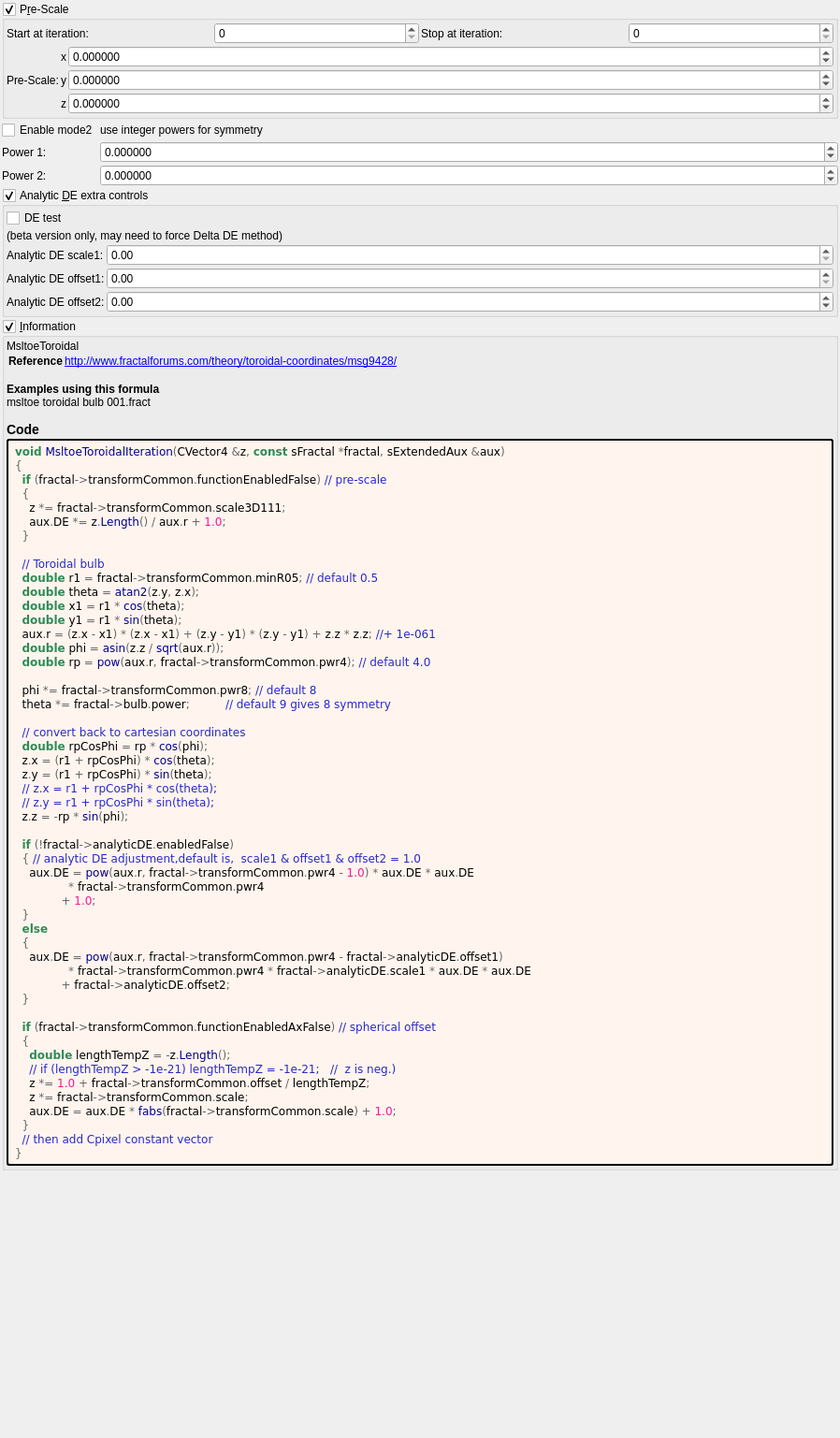
<?xml version="1.0" encoding="UTF-8"?>
<ui version="4.0">
 <class>Form</class>
 <widget class="QWidget" name="Form">
  <property name="geometry">
   <rect>
    <x>0</x>
    <y>0</y>
    <width>898</width>
    <height>1537</height>
   </rect>
  </property>
  <property name="windowTitle">
   <string notr="true">msltoe_toroidal</string>
  </property>
  <layout class="QVBoxLayout" name="verticalLayout">
   <property name="spacing">
    <number>2</number>
   </property>
   <property name="leftMargin">
    <number>2</number>
   </property>
   <property name="topMargin">
    <number>2</number>
   </property>
   <property name="rightMargin">
    <number>2</number>
   </property>
   <property name="bottomMargin">
    <number>2</number>
   </property>
   <item>
    <widget class="MyGroupBox" name="groupCheck_transf_function_enabledz_false">
     <property name="toolTip">
      <string/>
     </property>
     <property name="title">
      <string>P&amp;re-Scale</string>
     </property>
     <property name="checkable">
      <bool>true</bool>
     </property>
     <layout class="QVBoxLayout" name="verticalLayout_49">
      <property name="spacing">
       <number>2</number>
      </property>
      <property name="leftMargin">
       <number>2</number>
      </property>
      <property name="topMargin">
       <number>2</number>
      </property>
      <property name="rightMargin">
       <number>2</number>
      </property>
      <property name="bottomMargin">
       <number>2</number>
      </property>
      <item>
       <layout class="QGridLayout" name="gridLayout_78">
        <property name="spacing">
         <number>2</number>
        </property>
        <item row="3" column="0">
         <widget class="QLabel" name="label_70">
          <property name="text">
           <string>Start at iteration:</string>
          </property>
         </widget>
        </item>
        <item row="3" column="1">
         <widget class="MySpinBox" name="spinboxInt_transf_start_iterations_D">
          <property name="sizePolicy">
           <sizepolicy hsizetype="Minimum" vsizetype="Maximum">
            <horstretch>0</horstretch>
            <verstretch>0</verstretch>
           </sizepolicy>
          </property>
          <property name="minimum">
           <number>0</number>
          </property>
          <property name="maximum">
           <number>999</number>
          </property>
          <property name="value">
           <number>0</number>
          </property>
         </widget>
        </item>
        <item row="3" column="3">
         <widget class="MySpinBox" name="spinboxInt_transf_stop_iterations_D1">
          <property name="sizePolicy">
           <sizepolicy hsizetype="Preferred" vsizetype="Maximum">
            <horstretch>0</horstretch>
            <verstretch>0</verstretch>
           </sizepolicy>
          </property>
          <property name="maximum">
           <number>999</number>
          </property>
         </widget>
        </item>
        <item row="3" column="2">
         <widget class="QLabel" name="label_50">
          <property name="text">
           <string>Stop at iteration:</string>
          </property>
         </widget>
        </item>
       </layout>
      </item>
      <item>
       <layout class="QGridLayout" name="gridLayout_23" columnstretch="0,0,1">
        <property name="spacing">
         <number>2</number>
        </property>
        <item row="2" column="2">
         <widget class="MyDoubleSpinBox" name="spinbox3_transf_scale3D_111_z">
          <property name="sizePolicy">
           <sizepolicy hsizetype="Minimum" vsizetype="Maximum">
            <horstretch>0</horstretch>
            <verstretch>0</verstretch>
           </sizepolicy>
          </property>
          <property name="decimals">
           <number>6</number>
          </property>
          <property name="minimum">
           <double>-99.989999999999995</double>
          </property>
          <property name="maximum">
           <double>99.989999999999995</double>
          </property>
          <property name="singleStep">
           <double>0.100000000000000</double>
          </property>
         </widget>
        </item>
        <item row="0" column="1">
         <widget class="QLabel" name="label_120">
          <property name="text">
           <string notr="true">x</string>
          </property>
         </widget>
        </item>
        <item row="2" column="1">
         <widget class="QLabel" name="label_123">
          <property name="text">
           <string notr="true">z</string>
          </property>
         </widget>
        </item>
        <item row="1" column="0">
         <widget class="QLabel" name="label_124">
          <property name="text">
           <string>Pre-Scale:</string>
          </property>
         </widget>
        </item>
        <item row="0" column="2">
         <widget class="MyDoubleSpinBox" name="spinbox3_transf_scale3D_111_x">
          <property name="sizePolicy">
           <sizepolicy hsizetype="Minimum" vsizetype="Maximum">
            <horstretch>0</horstretch>
            <verstretch>0</verstretch>
           </sizepolicy>
          </property>
          <property name="prefix">
           <string/>
          </property>
          <property name="decimals">
           <number>6</number>
          </property>
          <property name="minimum">
           <double>-99.989999999999995</double>
          </property>
          <property name="singleStep">
           <double>0.100000000000000</double>
          </property>
         </widget>
        </item>
        <item row="1" column="2">
         <widget class="MyDoubleSpinBox" name="spinbox3_transf_scale3D_111_y">
          <property name="sizePolicy">
           <sizepolicy hsizetype="Minimum" vsizetype="Maximum">
            <horstretch>0</horstretch>
            <verstretch>0</verstretch>
           </sizepolicy>
          </property>
          <property name="decimals">
           <number>6</number>
          </property>
          <property name="minimum">
           <double>-99.989999999999995</double>
          </property>
          <property name="maximum">
           <double>99.989999999999995</double>
          </property>
          <property name="singleStep">
           <double>0.100000000000000</double>
          </property>
         </widget>
        </item>
        <item row="1" column="1">
         <widget class="QLabel" name="label_121">
          <property name="text">
           <string notr="true">y</string>
          </property>
         </widget>
        </item>
       </layout>
      </item>
     </layout>
    </widget>
   </item>
   <item>
    <layout class="QGridLayout" name="gridLayout_63" columnstretch="0,0,1">
     <property name="spacing">
      <number>2</number>
     </property>
     <item row="2" column="2">
      <widget class="MyDoubleSpinBox" name="spinbox_transf_pwr_8a">
       <property name="sizePolicy">
        <sizepolicy hsizetype="Minimum" vsizetype="Maximum">
         <horstretch>0</horstretch>
         <verstretch>0</verstretch>
        </sizepolicy>
       </property>
       <property name="prefix">
        <string/>
       </property>
       <property name="suffix">
        <string/>
       </property>
       <property name="decimals">
        <number>6</number>
       </property>
       <property name="minimum">
        <double>-99.989999999999995</double>
       </property>
       <property name="maximum">
        <double>99.989999999999995</double>
       </property>
       <property name="singleStep">
        <double>0.100000000000000</double>
       </property>
      </widget>
     </item>
     <item row="1" column="2">
      <widget class="MyDoubleSpinBox" name="spinbox_transf_pwr_8">
       <property name="sizePolicy">
        <sizepolicy hsizetype="Minimum" vsizetype="Maximum">
         <horstretch>0</horstretch>
         <verstretch>0</verstretch>
        </sizepolicy>
       </property>
       <property name="prefix">
        <string/>
       </property>
       <property name="suffix">
        <string/>
       </property>
       <property name="decimals">
        <number>6</number>
       </property>
       <property name="minimum">
        <double>-99.989999999999995</double>
       </property>
       <property name="maximum">
        <double>99.989999999999995</double>
       </property>
       <property name="singleStep">
        <double>0.100000000000000</double>
       </property>
      </widget>
     </item>
     <item row="1" column="1">
      <widget class="QLabel" name="label_129">
       <property name="text">
        <string>Power 1:</string>
       </property>
      </widget>
     </item>
     <item row="0" column="1">
      <widget class="MyCheckBox" name="checkBox_transf_function_enabled_false">
       <property name="text">
        <string>Enable mode2</string>
       </property>
      </widget>
     </item>
     <item row="2" column="1">
      <widget class="QLabel" name="label_130">
       <property name="text">
        <string>Power 2:</string>
       </property>
      </widget>
     </item>
     <item row="0" column="2">
      <widget class="QLabel" name="label_131">
       <property name="text">
        <string>use integer powers for symmetry</string>
       </property>
      </widget>
     </item>
    </layout>
   </item>
   <item>
    <widget class="MyGroupBox" name="groupCheck_analyticDE_enabled_false">
     <property name="toolTip">
      <string/>
     </property>
     <property name="title">
      <string>Analytic &amp;DE extra controls</string>
     </property>
     <property name="checkable">
      <bool>true</bool>
     </property>
     <layout class="QVBoxLayout" name="verticalLayout_52">
      <property name="spacing">
       <number>2</number>
      </property>
      <property name="leftMargin">
       <number>2</number>
      </property>
      <property name="topMargin">
       <number>2</number>
      </property>
      <property name="rightMargin">
       <number>2</number>
      </property>
      <property name="bottomMargin">
       <number>2</number>
      </property>
      <item>
       <widget class="MyCheckBox" name="checkBox_transf_function_enabledAy_false">
        <property name="text">
         <string>DE test</string>
        </property>
       </widget>
      </item>
      <item>
       <widget class="QLabel" name="label">
        <property name="text">
         <string>(beta version only, may need to force Delta DE method)</string>
        </property>
        <property name="wordWrap">
         <bool>true</bool>
        </property>
       </widget>
      </item>
      <item>
       <layout class="QGridLayout" name="gridLayout_26" columnstretch="0,0,1">
        <property name="spacing">
         <number>2</number>
        </property>
        <item row="2" column="1">
         <widget class="QLabel" name="label_178">
          <property name="text">
           <string>Analytic DE offset2:</string>
          </property>
          <property name="wordWrap">
           <bool>true</bool>
          </property>
         </widget>
        </item>
        <item row="1" column="1">
         <widget class="QLabel" name="label_177">
          <property name="text">
           <string>Analytic DE offset1:</string>
          </property>
          <property name="wordWrap">
           <bool>true</bool>
          </property>
         </widget>
        </item>
        <item row="0" column="1">
         <widget class="QLabel" name="label_176">
          <property name="text">
           <string>Analytic DE scale1:</string>
          </property>
          <property name="wordWrap">
           <bool>true</bool>
          </property>
         </widget>
        </item>
        <item row="0" column="2">
         <widget class="MyDoubleSpinBox" name="spinbox_analyticDE_scale_1">
          <property name="sizePolicy">
           <sizepolicy hsizetype="Minimum" vsizetype="Maximum">
            <horstretch>0</horstretch>
            <verstretch>0</verstretch>
           </sizepolicy>
          </property>
          <property name="prefix">
           <string/>
          </property>
          <property name="suffix">
           <string/>
          </property>
          <property name="decimals">
           <number>2</number>
          </property>
          <property name="minimum">
           <double>0.000000000000000</double>
          </property>
          <property name="maximum">
           <double>99.000000000000000</double>
          </property>
          <property name="singleStep">
           <double>0.100000000000000</double>
          </property>
         </widget>
        </item>
        <item row="1" column="2">
         <widget class="MyDoubleSpinBox" name="spinbox_analyticDE_offset_1">
          <property name="sizePolicy">
           <sizepolicy hsizetype="Minimum" vsizetype="Maximum">
            <horstretch>0</horstretch>
            <verstretch>0</verstretch>
           </sizepolicy>
          </property>
          <property name="prefix">
           <string/>
          </property>
          <property name="suffix">
           <string/>
          </property>
          <property name="decimals">
           <number>2</number>
          </property>
          <property name="minimum">
           <double>0.000000000000000</double>
          </property>
          <property name="maximum">
           <double>99.000000000000000</double>
          </property>
          <property name="singleStep">
           <double>0.100000000000000</double>
          </property>
         </widget>
        </item>
        <item row="2" column="2">
         <widget class="MyDoubleSpinBox" name="spinbox_analyticDE_offset_2">
          <property name="sizePolicy">
           <sizepolicy hsizetype="Minimum" vsizetype="Maximum">
            <horstretch>0</horstretch>
            <verstretch>0</verstretch>
           </sizepolicy>
          </property>
          <property name="prefix">
           <string/>
          </property>
          <property name="suffix">
           <string/>
          </property>
          <property name="decimals">
           <number>2</number>
          </property>
          <property name="minimum">
           <double>-99.000000000000000</double>
          </property>
          <property name="maximum">
           <double>99.000000000000000</double>
          </property>
          <property name="singleStep">
           <double>0.100000000000000</double>
          </property>
         </widget>
        </item>
       </layout>
      </item>
     </layout>
    </widget>
   </item>
   <item>
    <widget class="MyGroupBox" name="groupCheck_info">
     <property name="title">
      <string>&amp;Information</string>
     </property>
     <property name="flat">
      <bool>false</bool>
     </property>
     <property name="checkable">
      <bool>true</bool>
     </property>
     <layout class="QVBoxLayout" name="verticalLayout_2">
      <property name="spacing">
       <number>2</number>
      </property>
      <property name="leftMargin">
       <number>2</number>
      </property>
      <property name="topMargin">
       <number>2</number>
      </property>
      <property name="rightMargin">
       <number>2</number>
      </property>
      <property name="bottomMargin">
       <number>2</number>
      </property>
      <item>
       <widget class="QLabel" name="label_information_general">
        <property name="text">
         <string notr="true">&lt;p&gt;MsltoeToroidal&lt;/p&gt;&lt;table&gt;
&lt;tr&gt;&lt;th&gt;Reference&lt;/th&gt;&lt;td&gt;&lt;a href=&quot;http://www.fractalforums.com/theory/toroidal-coordinates/msg9428/&quot;&gt;http://www.fractalforums.com/theory/toroidal-coordinates/msg9428/&lt;br&gt;
&lt;/td&gt;&lt;/tr&gt;
&lt;/table&gt;
&lt;br&gt;&lt;b&gt;Examples using this formula&lt;/b&gt;&lt;br&gt;msltoe toroidal bulb 001.fract&lt;h3&gt;Code&lt;/h3&gt;</string>
        </property>
        <property name="wordWrap">
         <bool>true</bool>
        </property>
        <property name="openExternalLinks">
         <bool>true</bool>
        </property>
        <property name="textInteractionFlags">
         <set>Qt::LinksAccessibleByMouse|Qt::TextSelectableByMouse</set>
        </property>
       </widget>
      </item>
      <item>
       <widget class="QLabel" name="label_code_content">
        <property name="styleSheet">
         <string notr="true">border-style: outset; border-width: 2px; border-radius: 3px; border-color: black; background-color: #fff5ee; padding: 4px;</string>
        </property>
        <property name="text">
         <string notr="true">&lt;body style=&quot;background-color:#fff5ee&quot;&gt;
&lt;pre style=&quot;color:#000000; background-color:#fff5ee;  font-family:'Courier New',monospace;&quot;&gt;&lt;span style=&quot;color:#2e8b57; font-weight:bold&quot;&gt;void&lt;/span&gt; &lt;span style=&quot;color:#00008f&quot;&gt;MsltoeToroidalIteration&lt;/span&gt;&lt;span style=&quot;color:#676767&quot;&gt;(&lt;/span&gt;CVector4 &lt;span style=&quot;color:#676767&quot;&gt;&amp;amp;&lt;/span&gt;z&lt;span style=&quot;color:#676767&quot;&gt;,&lt;/span&gt; &lt;span style=&quot;color:#2e8b57; font-weight:bold&quot;&gt;const&lt;/span&gt; sFractal &lt;span style=&quot;color:#676767&quot;&gt;*&lt;/span&gt;fractal&lt;span style=&quot;color:#676767&quot;&gt;,&lt;/span&gt; sExtendedAux &lt;span style=&quot;color:#676767&quot;&gt;&amp;amp;&lt;/span&gt;aux&lt;span style=&quot;color:#676767&quot;&gt;)&lt;/span&gt;
&lt;span style=&quot;color:#676767&quot;&gt;{&lt;/span&gt;
  &lt;span style=&quot;color:#2e8b57; font-weight:bold&quot;&gt;if&lt;/span&gt; &lt;span style=&quot;color:#676767&quot;&gt;(&lt;/span&gt;fractal&lt;span style=&quot;color:#676767&quot;&gt;-&amp;gt;&lt;/span&gt;transformCommon&lt;span style=&quot;color:#676767&quot;&gt;.&lt;/span&gt;functionEnabledFalse&lt;span style=&quot;color:#676767&quot;&gt;)&lt;/span&gt; &lt;span style=&quot;color:#2929cc&quot;&gt;// pre-scale&lt;/span&gt;
  &lt;span style=&quot;color:#676767&quot;&gt;{&lt;/span&gt;
    z &lt;span style=&quot;color:#676767&quot;&gt;*=&lt;/span&gt; fractal&lt;span style=&quot;color:#676767&quot;&gt;-&amp;gt;&lt;/span&gt;transformCommon&lt;span style=&quot;color:#676767&quot;&gt;.&lt;/span&gt;scale3D111&lt;span style=&quot;color:#676767&quot;&gt;;&lt;/span&gt;
    aux&lt;span style=&quot;color:#676767&quot;&gt;.&lt;/span&gt;DE &lt;span style=&quot;color:#676767&quot;&gt;*=&lt;/span&gt; z&lt;span style=&quot;color:#676767&quot;&gt;.&lt;/span&gt;&lt;span style=&quot;color:#00008f&quot;&gt;Length&lt;/span&gt;&lt;span style=&quot;color:#676767&quot;&gt;() /&lt;/span&gt; aux&lt;span style=&quot;color:#676767&quot;&gt;.&lt;/span&gt;r &lt;span style=&quot;color:#676767&quot;&gt;+&lt;/span&gt; &lt;span style=&quot;color:#ff1493&quot;&gt;1.0&lt;/span&gt;&lt;span style=&quot;color:#676767&quot;&gt;;&lt;/span&gt;
  &lt;span style=&quot;color:#676767&quot;&gt;}&lt;/span&gt;

  &lt;span style=&quot;color:#2929cc&quot;&gt;// Toroidal bulb&lt;/span&gt;
  &lt;span style=&quot;color:#2e8b57; font-weight:bold&quot;&gt;double&lt;/span&gt; r1 &lt;span style=&quot;color:#676767&quot;&gt;=&lt;/span&gt; fractal&lt;span style=&quot;color:#676767&quot;&gt;-&amp;gt;&lt;/span&gt;transformCommon&lt;span style=&quot;color:#676767&quot;&gt;.&lt;/span&gt;minR05&lt;span style=&quot;color:#676767&quot;&gt;;&lt;/span&gt; &lt;span style=&quot;color:#2929cc&quot;&gt;// default 0.5&lt;/span&gt;
  &lt;span style=&quot;color:#2e8b57; font-weight:bold&quot;&gt;double&lt;/span&gt; theta &lt;span style=&quot;color:#676767&quot;&gt;=&lt;/span&gt; &lt;span style=&quot;color:#00008f&quot;&gt;atan2&lt;/span&gt;&lt;span style=&quot;color:#676767&quot;&gt;(&lt;/span&gt;z&lt;span style=&quot;color:#676767&quot;&gt;.&lt;/span&gt;y&lt;span style=&quot;color:#676767&quot;&gt;,&lt;/span&gt; z&lt;span style=&quot;color:#676767&quot;&gt;.&lt;/span&gt;x&lt;span style=&quot;color:#676767&quot;&gt;);&lt;/span&gt;
  &lt;span style=&quot;color:#2e8b57; font-weight:bold&quot;&gt;double&lt;/span&gt; x1 &lt;span style=&quot;color:#676767&quot;&gt;=&lt;/span&gt; r1 &lt;span style=&quot;color:#676767&quot;&gt;*&lt;/span&gt; &lt;span style=&quot;color:#00008f&quot;&gt;cos&lt;/span&gt;&lt;span style=&quot;color:#676767&quot;&gt;(&lt;/span&gt;theta&lt;span style=&quot;color:#676767&quot;&gt;);&lt;/span&gt;
  &lt;span style=&quot;color:#2e8b57; font-weight:bold&quot;&gt;double&lt;/span&gt; y1 &lt;span style=&quot;color:#676767&quot;&gt;=&lt;/span&gt; r1 &lt;span style=&quot;color:#676767&quot;&gt;*&lt;/span&gt; &lt;span style=&quot;color:#00008f&quot;&gt;sin&lt;/span&gt;&lt;span style=&quot;color:#676767&quot;&gt;(&lt;/span&gt;theta&lt;span style=&quot;color:#676767&quot;&gt;);&lt;/span&gt;
  aux&lt;span style=&quot;color:#676767&quot;&gt;.&lt;/span&gt;r &lt;span style=&quot;color:#676767&quot;&gt;= (&lt;/span&gt;z&lt;span style=&quot;color:#676767&quot;&gt;.&lt;/span&gt;x &lt;span style=&quot;color:#676767&quot;&gt;-&lt;/span&gt; x1&lt;span style=&quot;color:#676767&quot;&gt;) * (&lt;/span&gt;z&lt;span style=&quot;color:#676767&quot;&gt;.&lt;/span&gt;x &lt;span style=&quot;color:#676767&quot;&gt;-&lt;/span&gt; x1&lt;span style=&quot;color:#676767&quot;&gt;) + (&lt;/span&gt;z&lt;span style=&quot;color:#676767&quot;&gt;.&lt;/span&gt;y &lt;span style=&quot;color:#676767&quot;&gt;-&lt;/span&gt; y1&lt;span style=&quot;color:#676767&quot;&gt;) * (&lt;/span&gt;z&lt;span style=&quot;color:#676767&quot;&gt;.&lt;/span&gt;y &lt;span style=&quot;color:#676767&quot;&gt;-&lt;/span&gt; y1&lt;span style=&quot;color:#676767&quot;&gt;) +&lt;/span&gt; z&lt;span style=&quot;color:#676767&quot;&gt;.&lt;/span&gt;z &lt;span style=&quot;color:#676767&quot;&gt;*&lt;/span&gt; z&lt;span style=&quot;color:#676767&quot;&gt;.&lt;/span&gt;z&lt;span style=&quot;color:#676767&quot;&gt;;&lt;/span&gt; &lt;span style=&quot;color:#2929cc&quot;&gt;//+ 1e-061&lt;/span&gt;
  &lt;span style=&quot;color:#2e8b57; font-weight:bold&quot;&gt;double&lt;/span&gt; phi &lt;span style=&quot;color:#676767&quot;&gt;=&lt;/span&gt; &lt;span style=&quot;color:#00008f&quot;&gt;asin&lt;/span&gt;&lt;span style=&quot;color:#676767&quot;&gt;(&lt;/span&gt;z&lt;span style=&quot;color:#676767&quot;&gt;.&lt;/span&gt;z &lt;span style=&quot;color:#676767&quot;&gt;/&lt;/span&gt; &lt;span style=&quot;color:#00008f&quot;&gt;sqrt&lt;/span&gt;&lt;span style=&quot;color:#676767&quot;&gt;(&lt;/span&gt;aux&lt;span style=&quot;color:#676767&quot;&gt;.&lt;/span&gt;r&lt;span style=&quot;color:#676767&quot;&gt;));&lt;/span&gt;
  &lt;span style=&quot;color:#2e8b57; font-weight:bold&quot;&gt;double&lt;/span&gt; rp &lt;span style=&quot;color:#676767&quot;&gt;=&lt;/span&gt; &lt;span style=&quot;color:#00008f&quot;&gt;pow&lt;/span&gt;&lt;span style=&quot;color:#676767&quot;&gt;(&lt;/span&gt;aux&lt;span style=&quot;color:#676767&quot;&gt;.&lt;/span&gt;r&lt;span style=&quot;color:#676767&quot;&gt;,&lt;/span&gt; fractal&lt;span style=&quot;color:#676767&quot;&gt;-&amp;gt;&lt;/span&gt;transformCommon&lt;span style=&quot;color:#676767&quot;&gt;.&lt;/span&gt;pwr4&lt;span style=&quot;color:#676767&quot;&gt;);&lt;/span&gt; &lt;span style=&quot;color:#2929cc&quot;&gt;// default 4.0&lt;/span&gt;

  phi &lt;span style=&quot;color:#676767&quot;&gt;*=&lt;/span&gt; fractal&lt;span style=&quot;color:#676767&quot;&gt;-&amp;gt;&lt;/span&gt;transformCommon&lt;span style=&quot;color:#676767&quot;&gt;.&lt;/span&gt;pwr8&lt;span style=&quot;color:#676767&quot;&gt;;&lt;/span&gt; &lt;span style=&quot;color:#2929cc&quot;&gt;// default 8&lt;/span&gt;
  theta &lt;span style=&quot;color:#676767&quot;&gt;*=&lt;/span&gt; fractal&lt;span style=&quot;color:#676767&quot;&gt;-&amp;gt;&lt;/span&gt;bulb&lt;span style=&quot;color:#676767&quot;&gt;.&lt;/span&gt;power&lt;span style=&quot;color:#676767&quot;&gt;;&lt;/span&gt;          &lt;span style=&quot;color:#2929cc&quot;&gt;// default 9 gives 8 symmetry&lt;/span&gt;

  &lt;span style=&quot;color:#2929cc&quot;&gt;// convert back to cartesian coordinates&lt;/span&gt;
  &lt;span style=&quot;color:#2e8b57; font-weight:bold&quot;&gt;double&lt;/span&gt; rpCosPhi &lt;span style=&quot;color:#676767&quot;&gt;=&lt;/span&gt; rp &lt;span style=&quot;color:#676767&quot;&gt;*&lt;/span&gt; &lt;span style=&quot;color:#00008f&quot;&gt;cos&lt;/span&gt;&lt;span style=&quot;color:#676767&quot;&gt;(&lt;/span&gt;phi&lt;span style=&quot;color:#676767&quot;&gt;);&lt;/span&gt;
  z&lt;span style=&quot;color:#676767&quot;&gt;.&lt;/span&gt;x &lt;span style=&quot;color:#676767&quot;&gt;= (&lt;/span&gt;r1 &lt;span style=&quot;color:#676767&quot;&gt;+&lt;/span&gt; rpCosPhi&lt;span style=&quot;color:#676767&quot;&gt;) *&lt;/span&gt; &lt;span style=&quot;color:#00008f&quot;&gt;cos&lt;/span&gt;&lt;span style=&quot;color:#676767&quot;&gt;(&lt;/span&gt;theta&lt;span style=&quot;color:#676767&quot;&gt;);&lt;/span&gt;
  z&lt;span style=&quot;color:#676767&quot;&gt;.&lt;/span&gt;y &lt;span style=&quot;color:#676767&quot;&gt;= (&lt;/span&gt;r1 &lt;span style=&quot;color:#676767&quot;&gt;+&lt;/span&gt; rpCosPhi&lt;span style=&quot;color:#676767&quot;&gt;) *&lt;/span&gt; &lt;span style=&quot;color:#00008f&quot;&gt;sin&lt;/span&gt;&lt;span style=&quot;color:#676767&quot;&gt;(&lt;/span&gt;theta&lt;span style=&quot;color:#676767&quot;&gt;);&lt;/span&gt;
  &lt;span style=&quot;color:#2929cc&quot;&gt;// z.x = r1 + rpCosPhi * cos(theta);&lt;/span&gt;
  &lt;span style=&quot;color:#2929cc&quot;&gt;// z.y = r1 + rpCosPhi * sin(theta);&lt;/span&gt;
  z&lt;span style=&quot;color:#676767&quot;&gt;.&lt;/span&gt;z &lt;span style=&quot;color:#676767&quot;&gt;= -&lt;/span&gt;rp &lt;span style=&quot;color:#676767&quot;&gt;*&lt;/span&gt; &lt;span style=&quot;color:#00008f&quot;&gt;sin&lt;/span&gt;&lt;span style=&quot;color:#676767&quot;&gt;(&lt;/span&gt;phi&lt;span style=&quot;color:#676767&quot;&gt;);&lt;/span&gt;

  &lt;span style=&quot;color:#2e8b57; font-weight:bold&quot;&gt;if&lt;/span&gt; &lt;span style=&quot;color:#676767&quot;&gt;(!&lt;/span&gt;fractal&lt;span style=&quot;color:#676767&quot;&gt;-&amp;gt;&lt;/span&gt;analyticDE&lt;span style=&quot;color:#676767&quot;&gt;.&lt;/span&gt;enabledFalse&lt;span style=&quot;color:#676767&quot;&gt;)&lt;/span&gt;
  &lt;span style=&quot;color:#676767&quot;&gt;{&lt;/span&gt; &lt;span style=&quot;color:#2929cc&quot;&gt;// analytic DE adjustment,default is,  scale1 &amp;amp; offset1 &amp;amp; offset2 = 1.0&lt;/span&gt;
    aux&lt;span style=&quot;color:#676767&quot;&gt;.&lt;/span&gt;DE &lt;span style=&quot;color:#676767&quot;&gt;=&lt;/span&gt; &lt;span style=&quot;color:#00008f&quot;&gt;pow&lt;/span&gt;&lt;span style=&quot;color:#676767&quot;&gt;(&lt;/span&gt;aux&lt;span style=&quot;color:#676767&quot;&gt;.&lt;/span&gt;r&lt;span style=&quot;color:#676767&quot;&gt;,&lt;/span&gt; fractal&lt;span style=&quot;color:#676767&quot;&gt;-&amp;gt;&lt;/span&gt;transformCommon&lt;span style=&quot;color:#676767&quot;&gt;.&lt;/span&gt;pwr4 &lt;span style=&quot;color:#676767&quot;&gt;-&lt;/span&gt; &lt;span style=&quot;color:#ff1493&quot;&gt;1.0&lt;/span&gt;&lt;span style=&quot;color:#676767&quot;&gt;) *&lt;/span&gt; aux&lt;span style=&quot;color:#676767&quot;&gt;.&lt;/span&gt;DE &lt;span style=&quot;color:#676767&quot;&gt;*&lt;/span&gt; aux&lt;span style=&quot;color:#676767&quot;&gt;.&lt;/span&gt;DE
               &lt;span style=&quot;color:#676767&quot;&gt;*&lt;/span&gt; fractal&lt;span style=&quot;color:#676767&quot;&gt;-&amp;gt;&lt;/span&gt;transformCommon&lt;span style=&quot;color:#676767&quot;&gt;.&lt;/span&gt;pwr4
             &lt;span style=&quot;color:#676767&quot;&gt;+&lt;/span&gt; &lt;span style=&quot;color:#ff1493&quot;&gt;1.0&lt;/span&gt;&lt;span style=&quot;color:#676767&quot;&gt;;&lt;/span&gt;
  &lt;span style=&quot;color:#676767&quot;&gt;}&lt;/span&gt;
  &lt;span style=&quot;color:#2e8b57; font-weight:bold&quot;&gt;else&lt;/span&gt;
  &lt;span style=&quot;color:#676767&quot;&gt;{&lt;/span&gt;
    aux&lt;span style=&quot;color:#676767&quot;&gt;.&lt;/span&gt;DE &lt;span style=&quot;color:#676767&quot;&gt;=&lt;/span&gt; &lt;span style=&quot;color:#00008f&quot;&gt;pow&lt;/span&gt;&lt;span style=&quot;color:#676767&quot;&gt;(&lt;/span&gt;aux&lt;span style=&quot;color:#676767&quot;&gt;.&lt;/span&gt;r&lt;span style=&quot;color:#676767&quot;&gt;,&lt;/span&gt; fractal&lt;span style=&quot;color:#676767&quot;&gt;-&amp;gt;&lt;/span&gt;transformCommon&lt;span style=&quot;color:#676767&quot;&gt;.&lt;/span&gt;pwr4 &lt;span style=&quot;color:#676767&quot;&gt;-&lt;/span&gt; fractal&lt;span style=&quot;color:#676767&quot;&gt;-&amp;gt;&lt;/span&gt;analyticDE&lt;span style=&quot;color:#676767&quot;&gt;.&lt;/span&gt;offset1&lt;span style=&quot;color:#676767&quot;&gt;)&lt;/span&gt;
               &lt;span style=&quot;color:#676767&quot;&gt;*&lt;/span&gt; fractal&lt;span style=&quot;color:#676767&quot;&gt;-&amp;gt;&lt;/span&gt;transformCommon&lt;span style=&quot;color:#676767&quot;&gt;.&lt;/span&gt;pwr4 &lt;span style=&quot;color:#676767&quot;&gt;*&lt;/span&gt; fractal&lt;span style=&quot;color:#676767&quot;&gt;-&amp;gt;&lt;/span&gt;analyticDE&lt;span style=&quot;color:#676767&quot;&gt;.&lt;/span&gt;scale1 &lt;span style=&quot;color:#676767&quot;&gt;*&lt;/span&gt; aux&lt;span style=&quot;color:#676767&quot;&gt;.&lt;/span&gt;DE &lt;span style=&quot;color:#676767&quot;&gt;*&lt;/span&gt; aux&lt;span style=&quot;color:#676767&quot;&gt;.&lt;/span&gt;DE
             &lt;span style=&quot;color:#676767&quot;&gt;+&lt;/span&gt; fractal&lt;span style=&quot;color:#676767&quot;&gt;-&amp;gt;&lt;/span&gt;analyticDE&lt;span style=&quot;color:#676767&quot;&gt;.&lt;/span&gt;offset2&lt;span style=&quot;color:#676767&quot;&gt;;&lt;/span&gt;
  &lt;span style=&quot;color:#676767&quot;&gt;}&lt;/span&gt;

  &lt;span style=&quot;color:#2e8b57; font-weight:bold&quot;&gt;if&lt;/span&gt; &lt;span style=&quot;color:#676767&quot;&gt;(&lt;/span&gt;fractal&lt;span style=&quot;color:#676767&quot;&gt;-&amp;gt;&lt;/span&gt;transformCommon&lt;span style=&quot;color:#676767&quot;&gt;.&lt;/span&gt;functionEnabledAxFalse&lt;span style=&quot;color:#676767&quot;&gt;)&lt;/span&gt; &lt;span style=&quot;color:#2929cc&quot;&gt;// spherical offset&lt;/span&gt;
  &lt;span style=&quot;color:#676767&quot;&gt;{&lt;/span&gt;
    &lt;span style=&quot;color:#2e8b57; font-weight:bold&quot;&gt;double&lt;/span&gt; lengthTempZ &lt;span style=&quot;color:#676767&quot;&gt;= -&lt;/span&gt;z&lt;span style=&quot;color:#676767&quot;&gt;.&lt;/span&gt;&lt;span style=&quot;color:#00008f&quot;&gt;Length&lt;/span&gt;&lt;span style=&quot;color:#676767&quot;&gt;();&lt;/span&gt;
    &lt;span style=&quot;color:#2929cc&quot;&gt;// if (lengthTempZ &amp;gt; -1e-21) lengthTempZ = -1e-21;   //  z is neg.)&lt;/span&gt;
    z &lt;span style=&quot;color:#676767&quot;&gt;*=&lt;/span&gt; &lt;span style=&quot;color:#ff1493&quot;&gt;1.0&lt;/span&gt; &lt;span style=&quot;color:#676767&quot;&gt;+&lt;/span&gt; fractal&lt;span style=&quot;color:#676767&quot;&gt;-&amp;gt;&lt;/span&gt;transformCommon&lt;span style=&quot;color:#676767&quot;&gt;.&lt;/span&gt;offset &lt;span style=&quot;color:#676767&quot;&gt;/&lt;/span&gt; lengthTempZ&lt;span style=&quot;color:#676767&quot;&gt;;&lt;/span&gt;
    z &lt;span style=&quot;color:#676767&quot;&gt;*=&lt;/span&gt; fractal&lt;span style=&quot;color:#676767&quot;&gt;-&amp;gt;&lt;/span&gt;transformCommon&lt;span style=&quot;color:#676767&quot;&gt;.&lt;/span&gt;scale&lt;span style=&quot;color:#676767&quot;&gt;;&lt;/span&gt;
    aux&lt;span style=&quot;color:#676767&quot;&gt;.&lt;/span&gt;DE &lt;span style=&quot;color:#676767&quot;&gt;=&lt;/span&gt; aux&lt;span style=&quot;color:#676767&quot;&gt;.&lt;/span&gt;DE &lt;span style=&quot;color:#676767&quot;&gt;*&lt;/span&gt; &lt;span style=&quot;color:#00008f&quot;&gt;fabs&lt;/span&gt;&lt;span style=&quot;color:#676767&quot;&gt;(&lt;/span&gt;fractal&lt;span style=&quot;color:#676767&quot;&gt;-&amp;gt;&lt;/span&gt;transformCommon&lt;span style=&quot;color:#676767&quot;&gt;.&lt;/span&gt;scale&lt;span style=&quot;color:#676767&quot;&gt;) +&lt;/span&gt; &lt;span style=&quot;color:#ff1493&quot;&gt;1.0&lt;/span&gt;&lt;span style=&quot;color:#676767&quot;&gt;;&lt;/span&gt;
  &lt;span style=&quot;color:#676767&quot;&gt;}&lt;/span&gt;
  &lt;span style=&quot;color:#2929cc&quot;&gt;// then add Cpixel constant vector&lt;/span&gt;
&lt;span style=&quot;color:#676767&quot;&gt;}&lt;/span&gt;
&lt;/pre&gt;
&lt;/body&gt;</string>
        </property>
        <property name="wordWrap">
         <bool>true</bool>
        </property>
        <property name="openExternalLinks">
         <bool>true</bool>
        </property>
        <property name="textInteractionFlags">
         <set>Qt::LinksAccessibleByMouse|Qt::TextSelectableByMouse</set>
        </property>
       </widget>
      </item>
     </layout>
    </widget>
   </item>
   <item>
    <spacer name="verticalSpacer">
     <property name="orientation">
      <enum>Qt::Vertical</enum>
     </property>
     <property name="sizeHint" stdset="0">
      <size>
       <width>20</width>
       <height>40</height>
      </size>
     </property>
    </spacer>
   </item>
  </layout>
 </widget>
 <customwidgets>
  <customwidget>
   <class>MyDoubleSpinBox</class>
   <extends>QDoubleSpinBox</extends>
   <header>my_double_spin_box.h</header>
  </customwidget>
  <customwidget>
   <class>MyGroupBox</class>
   <extends>QGroupBox</extends>
   <header>my_group_box.h</header>
   <container>1</container>
  </customwidget>
  <customwidget>
   <class>MySpinBox</class>
   <extends>QSpinBox</extends>
   <header>my_spin_box.h</header>
  </customwidget>
  <customwidget>
   <class>MyCheckBox</class>
   <extends>QCheckBox</extends>
   <header>my_check_box.h</header>
  </customwidget>
 </customwidgets>
 <tabstops>
  <tabstop>groupCheck_transf_function_enabledz_false</tabstop>
  <tabstop>spinbox3_transf_scale3D_111_x</tabstop>
  <tabstop>spinbox3_transf_scale3D_111_y</tabstop>
  <tabstop>spinbox3_transf_scale3D_111_z</tabstop>
  <tabstop>spinbox_transf_pwr_8</tabstop>
  <tabstop>spinbox_transf_pwr_8a</tabstop>
  <tabstop>groupCheck_analyticDE_enabled_false</tabstop>
  <tabstop>groupCheck_info</tabstop>
 </tabstops>
 <resources/>
 <connections/>
</ui>
